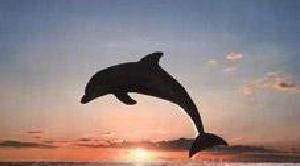
#> input picture images/image_0003.jpg, 300 x 166 px; its folder holds only this picture in this run
$ python auto_canny.py --images images
#> lines starting #> are read from the running program, lines starting #| are printed output that depends on the picture; after the words box and inside, x2 and y2 are one past the last pixel; in counts of white or black regions, pixels touching at a corner belong together
# USAGE
# python auto_canny.py --images images

# import the necessary packages
import numpy as np
import argparse
import glob
import cv2

def auto_canny(image, sigma=0.33):
	# compute the median of the single channel pixel intensities
	v = np.median(image)

	# apply automatic Canny edge detection using the computed median
	lower = int(max(0, (1.0 - sigma) * v))
	upper = int(min(255, (1.0 + sigma) * v))
	edged = cv2.Canny(image, lower, upper)

	# return the edged image
	return edged

# construct the argument parse and parse the arguments
ap = argparse.ArgumentParser()
ap.add_argument("-i", "--images", required=True,
	help="path to input dataset of images")
args = vars(ap.parse_args())

# loop over the images
for imagePath in glob.glob(args["images"] + "/*.jpg"):
	# load the image, convert it to grayscale, and blur it slightly
	image = cv2.imread(imagePath)
#> image is the input picture: shape (166, 300, 3); mean B, G, R 131.6, 132.1, 148.2
	gray = cv2.cvtColor(image, cv2.COLOR_BGR2GRAY)
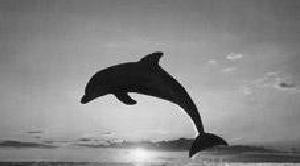
#> gray: shape (166, 300); min 1, max 252, mean 136.9
	blurred = cv2.GaussianBlur(gray, (3, 3), 0)

	# apply Canny edge detection using a wide threshold, tight
	# threshold, and automatically determined threshold
	wide = cv2.Canny(blurred, 10, 200)
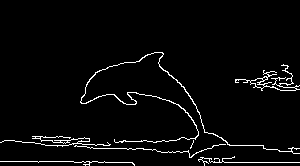
#> wide: shape (166, 300); 3.4% white in thin lines or dots, all inside (x1, y1, x2, y2) = (0, 52, 300, 166)
	tight = cv2.Canny(blurred, 225, 250)
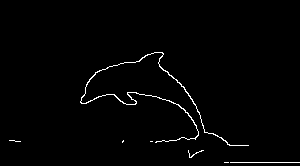
#> tight: shape (166, 300); 1.3% white in thin lines or dots, all inside (x1, y1, x2, y2) = (9, 52, 300, 163)
	auto = auto_canny(blurred)
#> in auto_canny, `v = np.median(image)`: v = 143
#> in auto_canny, `lower = int(max(0, (1.0 - sigma) * v))`: lower = 95
#> in auto_canny, `upper = int(min(255, (1.0 + sigma) * v))`: upper = 190
#> in auto_canny, `edged = cv2.Canny(image, lower, upper)`:
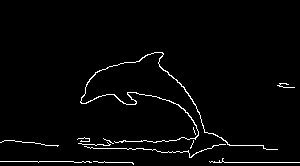
#> edged: shape (166, 300); 2.4% white in thin lines or dots, all inside (x1, y1, x2, y2) = (0, 52, 300, 165)

	# show the images
	cv2.imshow("Original", image)
	cv2.imshow("Edges", np.hstack([wide, tight, auto]))
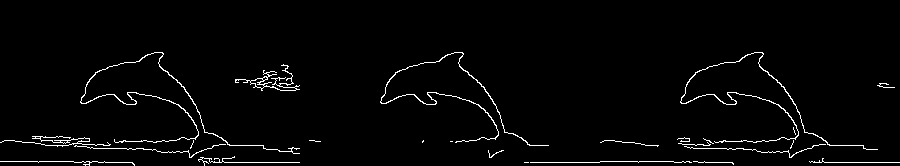
#> window 'Edges': shape (166, 900); 2.4% white in thin lines or dots, all inside (x1, y1, x2, y2) = (0, 52, 900, 166)
	cv2.waitKey(0)

$ run again, on images/image_0030.jpg
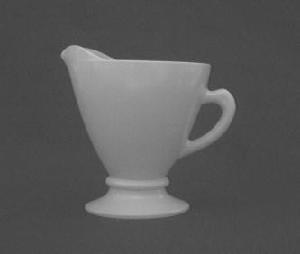
#> input picture images/image_0030.jpg, 300 x 254 px
#> image is the input picture: shape (254, 300, 3); min 62, max 199, mean 89.6
#> `wide = cv2.Canny(blurred, 10, 200)`:
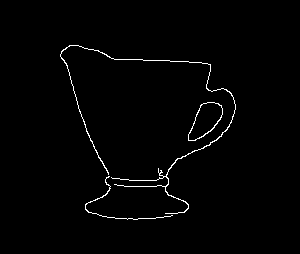
#> wide: shape (254, 300); 1.3% white in thin lines or dots, all inside (x1, y1, x2, y2) = (60, 45, 236, 220)
#> tight: shape (254, 300); 0.3% white in thin lines or dots, all inside (x1, y1, x2, y2) = (60, 45, 236, 136)
#> v = 75
#> lower = 50
#> upper = 99
#> `cv2.imshow("Edges", np.hstack([wide, tight, auto]))`:
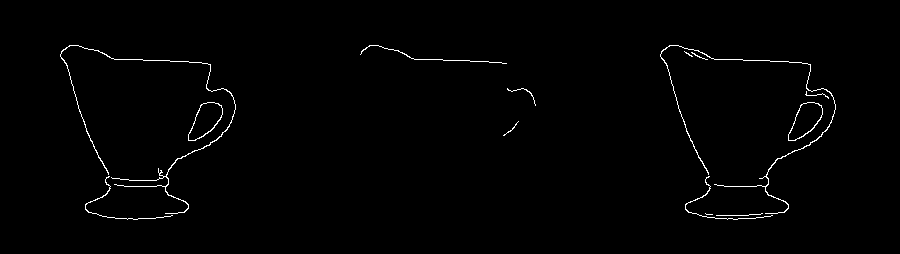
#> window 'Edges': shape (254, 900); 1% white in thin lines or dots, all inside (x1, y1, x2, y2) = (60, 45, 836, 220)
